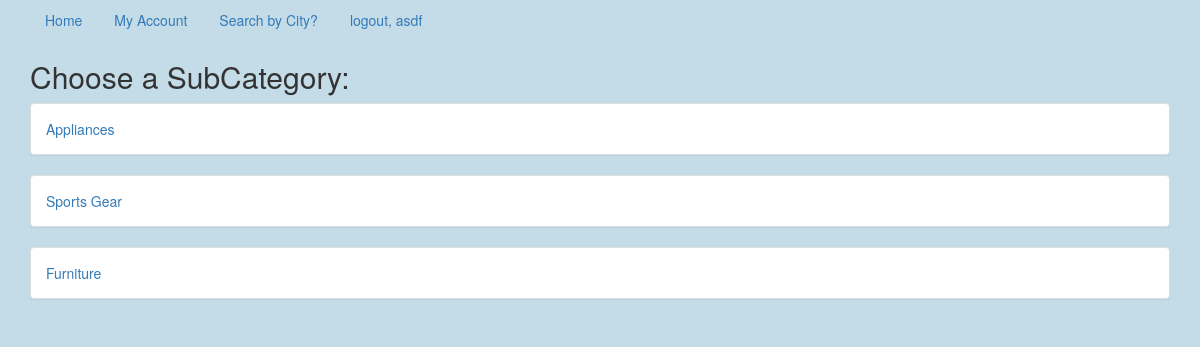
/subcategory/2/ (signed in), run on the app's committed database.
### app/models.py (models this page shows)
class SubCategory(models.Model):
    name = models.CharField(max_length=30)
    category = models.ForeignKey(Category)
    objects = SubCategoryManager()
    def __str__(self):
        return self.name
    class Meta:
        verbose_name_plural = "SubCategories"

### app/views.py (the view)
# urls.py: url(r'^subcategory/(?P<pk>\d+)/$', SubCategoryView.as_view(), name='subcategory_view'),
class SubCategoryView(ListView):
    def get_queryset(self):
        return SubCategory.objects.filter(category=self.kwargs['pk'])

### templates/app/subcategory_list.html
{% extends 'base.html' %}
{% block content %}
    <h2>Choose a SubCategory:</h2>
    {% for item in object_list %}
        <div class="panel panel-default">
        <div class="panel-body"><a href="{% url 'post_view' item.id %}">{{ item }}</a></div></div>
    {% endfor %}
{% endblock %}

### templates/base.html (shortened to what this page needs)
{% load staticfiles %}
<!DOCTYPE html>
<html lang="en">
<head>
    <link rel="stylesheet" href="https://maxcdn.bootstrapcdn.com/bootstrap/3.3.6/css/bootstrap.min.css">
    <link rel="stylesheet" href="https://maxcdn.bootstrapcdn.com/bootstrap/3.3.6/css/bootstrap-theme.min.css">
    <link rel="stylesheet" type="text/css" href="static/styles.css">
</head>
<body>
<div class="container">
<ul class="nav nav-pills">
    {% if request.user.is_authenticated %}
    <li role="presentation"><a href="{% url 'main_view' %}">Home</a></li>
    <li role="presentation"><a href="{% url 'my_account_view' user.id %}">My Account</a></li>
    <li role="presentation"><a href="{% url 'city_list_view' %}">Search by City?</a></li>
    <li role="presentation"><a href="{% url 'logout_view' %}">logout, {{ request.user }}</a></li>
    {% else %}
    <li role="presentation"><a href="{% url 'main_view' %}">Home</a></li>
    <li role="presentation"><a href="{% url 'create_user_view' %}">Registration</a></li>
    <li role="presentation"><a href="{% url 'login_view' %}">login fool</a></li>
    {% endif %}
</ul>
    {% block content %}
    {% endblock %}
</div>
</body>
</html>

### app/static/styles.css (style rules this page uses)
.container { list-style: none; }
body { background-color: #c4dce8; }

### data on the page
SubCategory: name "Appliances"
SubCategory: name "Sports Gear"
SubCategory: name "Furniture"

### other printed values
{{ request.user }} "asdf"
